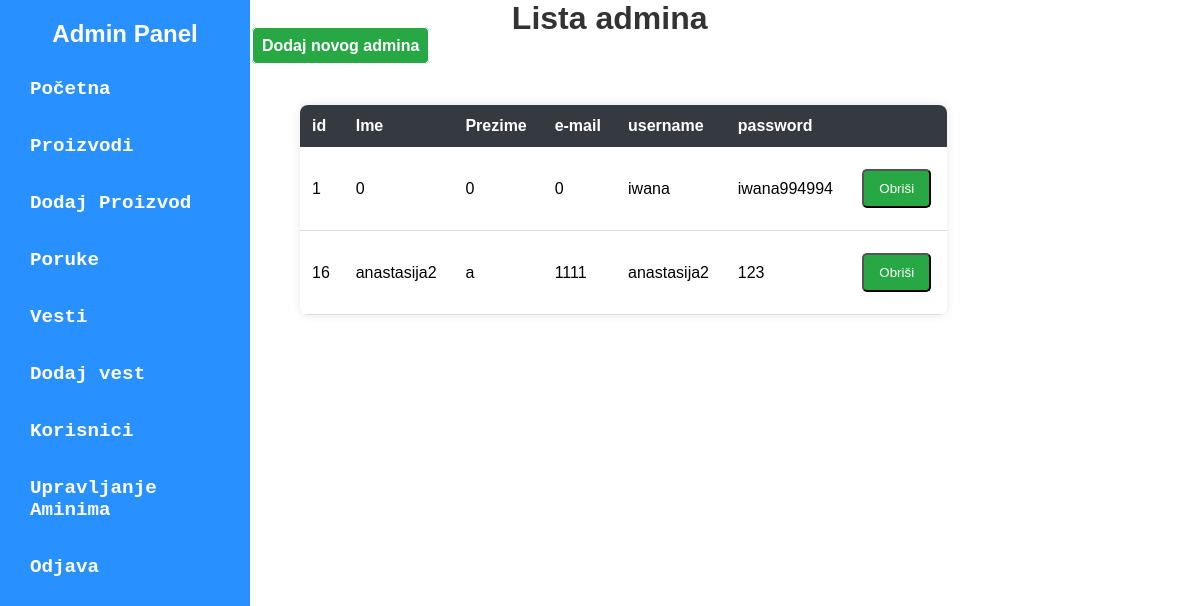
The page /admin/admin-dashboard.php?page=upravljajAdminima on the database as committed earlier.
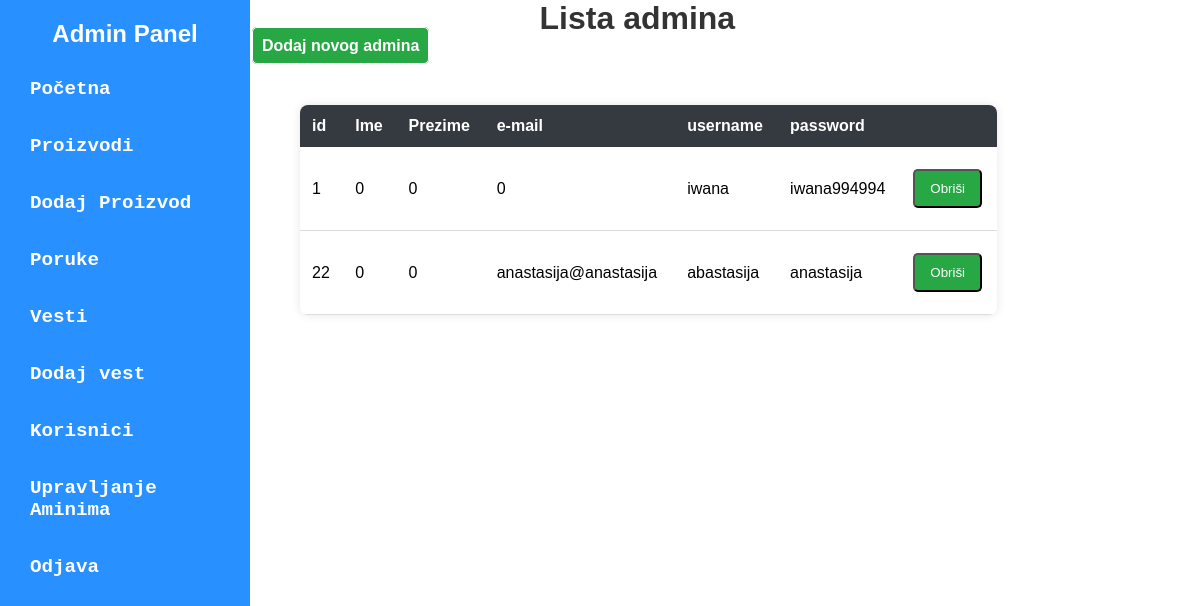
The same page on the database as committed later.
### tables this page shows
CREATE TABLE IF NOT EXISTS `user` (
  `id` int(10) unsigned NOT NULL AUTO_INCREMENT,
  `ime` varchar(50) NOT NULL DEFAULT '0',
  `prezime` varchar(50) NOT NULL DEFAULT '0',
  `email` varchar(50) NOT NULL DEFAULT '0',
  `username` varchar(50) NOT NULL,
  `password` varchar(50) NOT NULL,
  `role` enum('admin','user') NOT NULL DEFAULT 'user',
  `created_at` timestamp NOT NULL DEFAULT current_timestamp() ON UPDATE current_timestamp(),
  PRIMARY KEY (`id`),
  UNIQUE KEY `email` (`email`),
  UNIQUE KEY `username` (`username`)
);

### admin/model/upravljanjeAdminimaModel.php (called while the page is built)
<?php
$query = "SELECT * FROM user WHERE role='admin'";
$query_run = mysqli_query($con, $query);
if ($query_run && mysqli_num_rows($query_run) > 0) {
    $admini = mysqli_fetch_all($query_run, MYSQLI_ASSOC);
} else {
    die("Greška: Nema poruka.");
}
?>

### admin/view/upravljanjeAdminima.php (the view, shortened to what this page needs)
<html lang="en">
<head>
    <link rel="stylesheet" href="./public/table-style.css">
    <link rel="stylesheet" href="./public/pop-up.css">
</head>
<body>
    <h1>Lista admina</h1>
    <a id="dodajProizvod" href="admin-dashboard.php?page=dodajAdmina">Dodaj novog admina</a>
    <table>
        <tr>
            <th>id</th>
            <th>Ime</th>
            <th>Prezime</th>
            <th>e-mail</th>
            <th>username</th>
            <th>password</th>
            <th> </th>
        </tr>
        <tr>
            <?php foreach($admini as $admin): ?>
            <td><?= $admin['id']?></td>
            <td><?= $admin['ime']?></td>
            <td><?= $admin['prezime']?></td>
            <td><?= $admin['email']?></td>
            <td><?= $admin['username']?></td>
            <td><?= $admin['password']?></td>
            <td>
                <form method="POST" action="./model/deleteAdminModel.php" id="deleteForm<?=$admin['id']?>">
                 <button type="button" onclick="deletePop(<?=$admin['id']?> )" id="dugme">Obriši</button>
            </form>
            </td>
        </tr>
        <?php endforeach; ?>
    </table>
</body>
</html>

### admin/view/admin-nav.php (shortened to what this page needs)
<!DOCTYPE html>
<html lang="sr">
<head>
    <link rel="stylesheet" href="./public/admin-nav.css">
    <link rel="stylesheet" href="./public/message-session.css">
</head>
<body id="body-nav">
    <div class="admin-container">
        <aside class="sidebar">
            <h2 id="admin-title">Admin Panel</h2>
            <ul>
            <li><a href="admin-dashboard.php?page=pocetna">Početna</a></li>
            <li><a href="admin-dashboard.php?page=proizvodi">Proizvodi</a></li>
                <li><a href="admin-dashboard.php?page=dodajProizvod">Dodaj Proizvod</a></li>
                <li><a href="admin-dashboard.php?page=poruke">Poruke</a></li>
                <li><a href="admin-dashboard.php?page=vesti">Vesti</a></li>
                <li><a href="admin-dashboard.php?page=dodajVest">Dodaj vest</a></li>
                <li><a href="admin-dashboard.php?page=korisnici">Korisnici</a></li>
                <li><a href="admin-dashboard.php?page=upravljajAdminima">Upravljanje Aminima</a></li>
                <li><a href="admin-dashboard.php?page=odjava">Odjava</a></li>
            </ul>
        </aside>
        <main class="main-content">

### admin/admin-dashboard.php (shortened to what this page needs)
<?php
include("view/admin-nav.php");
include_once 'model/PorukaModel.php';
include_once 'model/upravljanjeAdminimaModel.php';
$page = isset($_GET['page']) ? $_GET['page'] : 'pocetna';
switch ($page) {
    case 'upravljajAdminima':
                include './view/upravljanjeAdminima.php';
                break;
}
?>

### admin/public/admin-nav.css (style rules this page uses)
* { margin: 0; padding: 0; box-sizing: border-box; font-family: Arial, sans-serif; }
.admin-container { height: 50em; display: flex; }
.sidebar { width: 250px; background: #2990ff; color: white; padding: 20px; height: 1000hv; }
.sidebar #admin-title { text-align: center; margin-bottom: 20px; color: white; }
.sidebar ul { list-style: none; }
.sidebar ul li { margin: 15px 0; }
.sidebar ul li a { color: white; text-decoration: none; display: block; padding: 10px; transition: 0.3s; font-family: 'Courier New', Courier, monospace; font-weight: bold; font-size: larger; }

### admin/public/table-style.css (style rules this page uses)
h1 { text-align: center; color: #333; }
#dodajProizvod, #dodajVest { border: 1px solid; text-decoration: none; border-radius: 5px; margin: 2px; padding: 9px; background-color: #28a745; color: white; font-weight: bold; }
#dugme { display: inline-block; margin: 10px auto; padding: 10px 15px; text-decoration: none; color: white; background-color: #28a745; border-radius: 5px; text-align: center; }
table { width: 90%; margin: 50px; border-collapse: collapse; background-color: white; box-shadow: 0px 0px 10px rgba(0, 0, 0, 0.1); border-radius: 8px; overflow: hidden; }
th { background-color: #343a40; color: white; padding: 12px; text-align: left; }
td { padding: 12px; border-bottom: 1px solid #ddd; }

Rows that differ between the two databases and show on the page:
removed user: id "16", ime "anastasija2", prezime "a", email "1111", username "anastasija2", password "123"
added user: id "22", ime "0", prezime "0", email "anastasija@anastasija", username "abastasija", password "anastasija"
